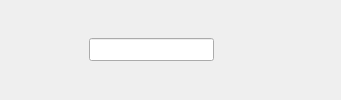
        <widget class="QWidget" name="widget" native="true">
         <layout class="QHBoxLayout" name="horizontalLayout_4">
          <item>
           <widget class="QPushButton" name="menu_Btn">
            <property name="cursor">
             <cursorShape>PointingHandCursor</cursorShape>
            </property>
            <property name="styleSheet">
             <string notr="true">border:none;</string>
            </property>
            <property name="text">
             <string/>
            </property>
            <property name="icon">
             <iconset resource="resource.qrc">
              <normaloff>:/newPrefix/icon/menu.png</normaloff>
              <normalon>:/newPrefix/icon/menu_blue.png</normalon>:/newPrefix/icon/menu.png</iconset>
            </property>
            <property name="iconSize">
             <size>
              <width>25</width>
              <height>25</height>
             </size>
            </property>
            <property name="checkable">
             <bool>true</bool>
            </property>
            <property name="autoExclusive">
             <bool>false</bool>
            </property>
           </widget>
          </item>
          <item>
           <spacer name="horizontalSpacer">
            <property name="orientation">
             <enum>Qt::Horizontal</enum>
            </property>
            <property name="sizeHint" stdset="0">
             <size>
              <width>40</width>
              <height>20</height>
             </size>
            </property>
           </spacer>
          </item>
          <item>
           <layout class="QHBoxLayout" name="horizontalLayout">
            <item>
             <widget class="QLineEdit" name="realTime">
              <property name="font">
               <font>
                <pointsize>10</pointsize>
               </font>
              </property>
              <property name="focusPolicy">
               <enum>Qt::NoFocus</enum>
              </property>
             </widget>
            </item>
            <item>
             <widget class="QPushButton" name="notepad_btn">
              <property name="styleSheet">
               <string notr="true">border:none;</string>
              </property>
              <property name="text">
               <string/>
              </property>
              <property name="icon">
               <iconset resource="resource.qrc">
                <normaloff>:/newPrefix/icon/question_icon.png</normaloff>:/newPrefix/icon/question_icon.png</iconset>
              </property>
              <property name="iconSize">
               <size>
                <width>23</width>
                <height>23</height>
               </size>
              </property>
             </widget>
            </item>
           </layout>
          </item>
          <item>
           <spacer name="horizontalSpacer_2">
            <property name="orientation">
             <enum>Qt::Horizontal</enum>
            </property>
            <property name="sizeHint" stdset="0">
             <size>
              <width>40</width>
              <height>20</height>
             </size>
            </property>
           </spacer>
          </item>
          <item>
           <widget class="QPushButton" name="i_button">
            <property name="styleSheet">
             <string notr="true">border:none;</string>
            </property>
            <property name="text">
             <string/>
            </property>
            <property name="icon">
             <iconset resource="resource.qrc">
              <normaloff>:/newPrefix/icon/information_icon.png</normaloff>:/newPrefix/icon/information_icon.png</iconset>
            </property>
            <property name="iconSize">
             <size>
              <width>23</width>
              <height>23</height>
             </size>
            </property>
           </widget>
          </item>
         </layout>
        </widget>
